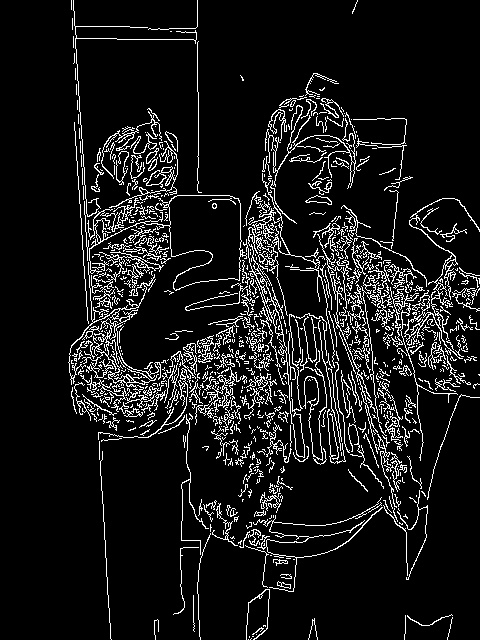
#> input picture me.jpg, 480 x 640 px, found by its file name
$ python HW_lesson_3.py
#> lines starting #> are read from the running program, lines starting #| are printed output that depends on the picture; after the words box and inside, x2 and y2 are one past the last pixel; in counts of white or black regions, pixels touching at a corner belong together
import cv2
import numpy as np

me = cv2.imread('images/me.jpg', 1)
#> me is the input picture: shape (640, 480, 3); min 0, max 255, mean 23.7
cv2.rectangle(me, (750, 950), (400, 450), (0, 255, 0), 3)
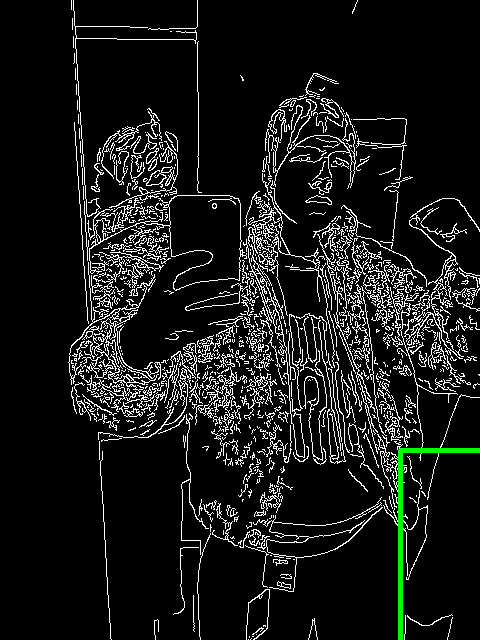
#> me: shape (640, 480, 3); 0.44% of pixels changed, all inside (x1, y1, x2, y2) = (398, 448, 480, 640)
cv2.putText(me, "Rudyk Kostyantyn", (400, 1000), cv2.FONT_ITALIC, 1,(0, 255, 0))


cv2.imwrite('images/me_result.jpg', me)
cv2.imshow('me', me)
cv2.waitKey(0)
cv2.destroyAllWindows()
